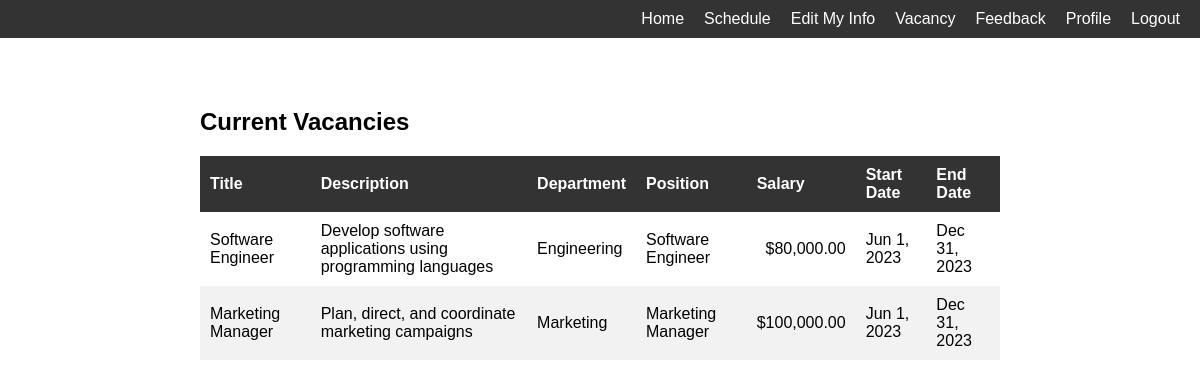
The app's page /emp/vacancy.php with its own data.
### tables this page shows
CREATE TABLE `vacancies` (
  `id` int(11) NOT NULL,
  `title` varchar(100) NOT NULL,
  `description` text DEFAULT NULL,
  `department` varchar(50) NOT NULL,
  `position` varchar(50) NOT NULL,
  `salary` decimal(10,2) NOT NULL,
  `start_date` date NOT NULL,
  `end_date` date NOT NULL
);

### emp/vacancy.php (the view, shortened to what this page needs)
<!DOCTYPE html>
<html>
<head>
    <link rel="stylesheet" type="text/css" href="style/vacancy.css">
</head>
<body>
    <header>
    <nav>
        <ul>
            <li><a href="home.php">Home</a></li>
            <li><a href="schedule_view.php">Schedule</a></li>
            <li><a href="edit_detail.php">Edit My Info</a></li>
            <li><a href="vacancy.php">Vacancy</a></li>
            <li><a href="feedback.php">Feedback</a></li>
            <li><a href="profile.php">Profile</a></li>
            <li><a href="logout.php">Logout</a></li>
        </ul>
    </nav>
    </header>
    <main>
        <section>
            <h2>Current Vacancies</h2>
            <table>
                <thead>
                    <tr>
                        <th>Title</th>
                        <th>Description</th>
                        <th>Department</th>
                        <th>Position</th>
                        <th>Salary</th>
                        <th>Start Date</th>
                        <th>End Date</th>
                    </tr>
                </thead>
                <tbody>
                    <?php
                        $servername = "localhost";
                        $username = "root";
                        $password = "";
                        $dbname = "hrms";
                        $conn = new mysqli($servername, $username, $password, $dbname);
                        $sql = "SELECT * FROM vacancies";
                        $result = $conn->query($sql);
                        if ($result->num_rows > 0) {
                            while($row = $result->fetch_assoc()) {
                                echo "<tr>";
                                echo "<td>" . $row["title"] . "</td>";
                                echo "<td>" . $row["description"] . "</td>";
                                echo "<td>" . $row["department"] . "</td>";
                                echo "<td>" . $row["position"] . "</td>";
                                echo "<td>$" . number_format($row["salary"], 2) . "</td>";
                                echo "<td>" . date("M j, Y", strtotime($row["start_date"])) . "</td>";
                                echo "<td>" . date("M j, Y", strtotime($row["end_date"])) . "</td>";
                                echo "</tr>";
                            }
                        } else {
                            echo "<tr><td colspan='7'>No vacancies found.</td></tr>";
                        }
                    ?>
                </tbody>
            </table>
        </section>
    </main>
</body>
</html>

### emp/style/vacancy.css (style rules this page uses)
body { font-family: Arial, sans-serif; margin: 0; padding: 0; }
header { background-color: #333; color: #fff; padding: 10px; }
nav ul { margin: 0; padding: 0; list-style: none; display: flex; justify-content: flex-end; }
nav li { margin: 0 10px; }
nav a { color: #fff; text-decoration: none; }
main { max-width: 800px; margin: 0 auto; padding: 20px; }
section { margin-top: 50px; }
h2 { margin-top: 0; }
table { border-collapse: collapse; width: 100%; }
thead { background-color: #333; color: #fff; }
th, td { padding: 10px; text-align: left; }
th { font-weight: bold; }
tr:nth-child(even) { background-color: #f2f2f2; }
td:nth-child(5) { text-align: right; }

### records on screen
vacancies: title "Software Engineer", description "Develop software applications using programming languages", department "Engineering", position "Software Engineer", salary "80,000.00", start_date "Jun 1, 2023", end_date "Dec 31, 2023"
vacancies: title "Marketing Manager", description "Plan, direct, and coordinate marketing campaigns", department "Marketing", position "Marketing Manager", salary "100,000.00", start_date "Jun 1, 2023", end_date "Dec 31, 2023"
